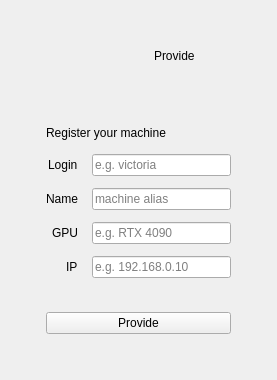
<?xml version="1.0" encoding="UTF-8"?>
<ui version="4.0">
 <class>ProvideWindow</class>
 <widget class="QWidget" name="ProvideWindow">
  <layout class="QVBoxLayout" name="rootLayout">
   <property name="leftMargin"><number>24</number></property>
   <property name="topMargin"><number>24</number></property>
   <property name="rightMargin"><number>24</number></property>
   <property name="bottomMargin"><number>24</number></property>
   <property name="spacing"><number>16</number></property>

   <item>
    <widget class="QFrame" name="topBar">
     <property name="minimumHeight"><number>64</number></property>
     <property name="frameShape"><enum>QFrame::NoFrame</enum></property>
     <layout class="QHBoxLayout" name="topBarLayout">
      <property name="leftMargin"><number>18</number></property>
      <property name="topMargin"><number>12</number></property>
      <property name="rightMargin"><number>18</number></property>
      <property name="bottomMargin"><number>12</number></property>
      <property name="spacing"><number>12</number></property>

      <item>
       <widget class="QLabel" name="logoWide">
        <property name="minimumSize">
         <size>
          <width>100</width>
          <height>40</height>
         </size>
        </property>
        <property name="maximumSize">
         <size>
          <width>100</width>
          <height>40</height>
         </size>
        </property>
        <property name="pixmap">
         <pixmap resource="resources.qrc">:/assets/logo.png</pixmap>
        </property>
        <property name="scaledContents">
         <bool>true</bool>
        </property>
        <property name="alignment">
         <set>Qt::AlignLeft|Qt::AlignVCenter</set>
        </property>
        <property name="text">
         <string/>
        </property>
       </widget>
      </item>

      <item>
       <widget class="QLabel" name="pageTitle">
        <property name="text"><string>Provide</string></property>
       </widget>
      </item>

      <item>
       <spacer name="spacerTop">
        <property name="orientation"><enum>Qt::Horizontal</enum></property>
        <property name="sizeHint" stdset="0">
         <size><width>40</width><height>20</height></size>
        </property>
       </spacer>
      </item>

     </layout>
    </widget>
   </item>

   <item>
    <widget class="QFrame" name="glassPanel">
     <property name="frameShape"><enum>QFrame::NoFrame</enum></property>
     <layout class="QVBoxLayout" name="panelLayout">
      <property name="leftMargin"><number>22</number></property>
      <property name="topMargin"><number>22</number></property>
      <property name="rightMargin"><number>22</number></property>
      <property name="bottomMargin"><number>22</number></property>
      <property name="spacing"><number>14</number></property>

      <item>
       <widget class="QLabel" name="formTitle">
        <property name="text"><string>Register your machine</string></property>
       </widget>
      </item>

      <item>
       <layout class="QFormLayout" name="formLayout">
        <property name="labelAlignment"><set>Qt::AlignRight|Qt::AlignVCenter</set></property>
        <property name="horizontalSpacing"><number>14</number></property>
        <property name="verticalSpacing"><number>12</number></property>

        <item row="0" column="0">
         <widget class="QLabel" name="lblLogin">
          <property name="text"><string>Login</string></property>
         </widget>
        </item>
        <item row="0" column="1">
         <widget class="QLineEdit" name="editLogin">
          <property name="placeholderText"><string>e.g. victoria</string></property>
         </widget>
        </item>

        <item row="1" column="0">
         <widget class="QLabel" name="lblName">
          <property name="text"><string>Name</string></property>
         </widget>
        </item>
        <item row="1" column="1">
         <widget class="QLineEdit" name="editName">
          <property name="placeholderText"><string>machine alias</string></property>
         </widget>
        </item>

        <item row="2" column="0">
         <widget class="QLabel" name="lblGpu">
          <property name="text"><string>GPU</string></property>
         </widget>
        </item>
        <item row="2" column="1">
         <widget class="QLineEdit" name="editGpu">
          <property name="placeholderText"><string>e.g. RTX 4090</string></property>
         </widget>
        </item>

        <item row="3" column="0">
         <widget class="QLabel" name="lblIP">
          <property name="text"><string>IP</string></property>
         </widget>
        </item>
        <item row="3" column="1">
         <widget class="QLineEdit" name="editIP">
          <property name="placeholderText"><string>e.g. 192.168.0.10</string></property>
         </widget>
        </item>

       </layout>
      </item>

      <item>
       <spacer name="spacerBottom">
        <property name="orientation"><enum>Qt::Vertical</enum></property>
        <property name="sizeHint" stdset="0">
         <size><width>20</width><height>20</height></size>
        </property>
       </spacer>
      </item>

      <item>
       <widget class="QPushButton" name="btnProvide">
        <property name="text"><string>Provide</string></property>
       </widget>
      </item>

     </layout>
    </widget>
   </item>

  </layout>
 </widget>
 <resources/>
 <connections/>
</ui>
